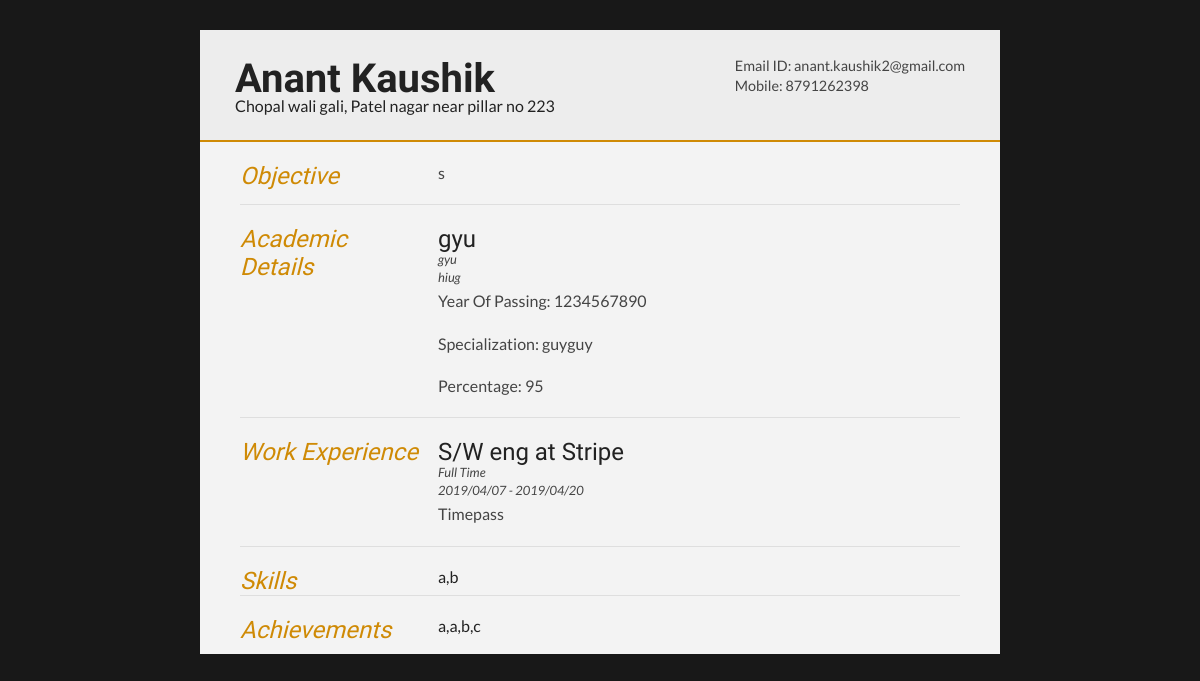
Page /resume (signed in) on the committed database.
### tables this page shows
CREATE TABLE "user" (
	`uid`	INTEGER NOT NULL,
	`uname`	TEXT DEFAULT Null,
	`uemail`	TEXT DEFAULT Null,
	`umobno`	INTEGER DEFAULT Null,
	`uaddress`	TEXT DEFAULT Null,
	`ulinkedin`	TEXT DEFAULT Null,
	`uportfolio`	TEXT DEFAULT Null,
	`uobjective`	TEXT DEFAULT Null,
	`DOB`	TEXT DEFAULT Null,
	`sex`	TEXT DEFAULT Null,
	`nationality`	TEXT DEFAULT Null,
	`fname`	INTEGER,
	PRIMARY KEY(`uid`)
);

CREATE TABLE `academics` (
	`acadid`	INTEGER NOT NULL PRIMARY KEY AUTOINCREMENT UNIQUE,
	`degree`	TEXT NOT NULL,
	`course`	TEXT,
	`year`	INTEGER NOT NULL,
	`uniname`	TEXT NOT NULL,
	`specialization`	TEXT,
	`marksobt`	INTEGER NOT NULL,
	`markstot`	INTEGER NOT NULL,
	`marks`	INTEGER NOT NULL,
	`uid`	INTEGER NOT NULL,
	FOREIGN KEY(`uid`) REFERENCES `user`(`uid`)
);

CREATE TABLE `experience` (
	`expid`	INTEGER NOT NULL PRIMARY KEY AUTOINCREMENT UNIQUE,
	`ename`	TEXT NOT NULL,
	`etype`	TEXT NOT NULL,
	`joindate`	TEXT NOT NULL,
	`enddate`	TEXT NOT NULL,
	`designation`	TEXT NOT NULL,
	`duties`	TEXT NOT NULL,
	`uid`	INTEGER NOT NULL,
	FOREIGN KEY(`uid`) REFERENCES `user`(`uid`)
);

### flask_app.py (the view)
@app.route("/resume")
def resume():
    if 'user' in session:
        def dict_factory(cursor, row):
            d = {}
            for idx, col in enumerate(cursor.description):
                d[col[0]] = row[idx]
            return d
        con = sql.connect("static/resumebuilder.db")
        con.row_factory = dict_factory
        cur = con.cursor()
        cur.execute("select * from user where uid = ?",(session['uid'],))
        details = cur.fetchall()
        cur.execute("select * from academics where uid = ?",(session['uid'],))
        acadDetails = cur.fetchall()
        cur.execute("select * from experience where uid = ?",(session['uid'],))
        we = cur.fetchall()
        cur.execute("select * from ref where uid = ?",(session['uid'],))
        ref = cur.fetchall()
        cur.execute("select * from skills where uid = ?",(session['uid'],))
        skills = cur.fetchall()
        skillsArr = []
        for d in skills:
            skillsArr.append(d['skills'])
        cur.execute("select * from activities where uid = ?",(session['uid'],))
        act = cur.fetchall()
        actArr = []
        for d in act:
            actArr.append(d['activities'])
        cur.execute("select * from achievements where uid = ?",(session['uid'],))
        ach = cur.fetchall()
        achArr = []
        for d in ach:
            achArr.append(d['achievements'])
        cur.execute("select * from hobbies where uid = ?",(session['uid'],))
        hob = cur.fetchall()
        hobArr = []
        for d in hob:
            hobArr.append(d['hobbies'])
        return render_template("resume.html",userDetails = details, acadDetails = acadDetails,we = we, skills = ",".join(skillsArr), act = ",".join(actArr),ach = ",".join(achArr),hob = ",".join(hobArr),ref = ref)
    return redirect("/")

### templates/resume.html (shortened to what this page needs)
<!DOCTYPE html>
<html>
<head>
<link type="text/css" rel="stylesheet" href="static/style1.css">
</head>
<body id="top">
<div id="cv" class="instaFade">
	<div class="mainDetails">
		<div id="name">
			<h1 class="quickFade delayTwo">{{userDetails[0]['uname']}}</h1>
			<h5 class="quickFade delayThree">{{userDetails[0]['uaddress']}}</h5>
		</div>
		<div id="contactDetails" class="quickFade delayFour">
			<ul>
				<li>Email ID: <a href="mailto:{{userDetails[0]['uemail']}}" target="_blank">{{userDetails[0]['uemail']}}</a></li>
				<li>Mobile: {{userDetails[0]['umobno']}}</li>
			</ul>
		</div>
	</div>
	<div id="mainArea" class="quickFade delayFive">
		<section>
			<article>
				<div class="sectionTitle">
					<h1>Objective</h1>
				</div>
				<div class="sectionContent">
					<p>{{userDetails[0]['uobjective']}}</p>
				</div>
			</article>
		</section>
		<section>
			<div class="sectionTitle">
				<h1>Academic Details</h1>
			</div>
			<div class="sectionContent">
				{% for d in acadDetails %}
				<article>
					<h2>{{d['uniname']}}</h2>
					<p class="subDetails">{{d['uniname']}}<br>{{d['course']}}</p>
					<p>Year Of Passing: {{d['year']}}</p>
					<p>Specialization: {{d['specialization']}}</p>
					<p>Percentage: {{d['marks']}}</p>
				</article>
				{% endfor %}
				</div>
		</section>
		<section>
			<div class="sectionTitle">
				<h1>Work Experience</h1>
			</div>
			<div class="sectionContent">
				{% for d in we %}
				<article>
					<h2>{{d['designation']}} at {{d['ename']}}</h2>
					<p class="subDetails">{{d['etype']}}<br>{{"/".join(d['joindate'].split("-"))}} - {{"/".join(d['enddate'].split("-"))}}</p>
					<p>{{d['duties']}}</p>
				</article>
				{% endfor %}
			</div>
		</section>
		{% if skills %}
		<section>
			<div class="sectionTitle">
				<h1>Skills</h1>
			</div>
			<div class="sectionContent">
				{{skills}}
			</div>
		</section>
		{% endif %}
		{% if ach %}
		<section>
			<div class="sectionTitle">
				<h1>Achievements</h1>
			</div>
			<div class="sectionContent">
				{{ach}}
			</div>
		</section>
		{% endif %}
	</div>
</div>
</body>
</html>

### static/style1.css (style rules this page uses)
html,body,div,span,object,iframe,h1,h2,h3,h4,h5,h6,p,blockquote,pre,abbr,address,cite,code,del,dfn,em,img,ins,kbd,q,samp,small,strong,sub,sup,var,b,i,dl,dt,dd,ol,ul,li,fieldset,form,label,legend,table,caption,tbody,tfoot,thead,tr,th,td,article,aside,canvas,details,figcaption,figure,footer,header,hgroup,menu,nav,section,summary,time,mark,audio,video { border:0; font:inherit; font-size:100%; margin:0; padding:0; vertical-align:baseline; }
article,aside,details,figcaption,figure,footer,header,hgroup,menu,nav,section { display:block; }
html, body { background: #181818; font-family: 'Lato', helvetica, arial, sans-serif; font-size: 16px; color: #222; }
p { font-size: 1em; line-height: 1.4em; margin-bottom: 20px; color: #444; }
#cv { width: 90%; max-width: 800px; background: #f3f3f3; margin: 30px auto; }
.mainDetails { padding: 25px 35px; border-bottom: 2px solid #cf8a05; background: #ededed; }
#name h1 { font-size: 2.5em; font-weight: 700; font-family: 'Rokkitt', Helvetica, Arial, sans-serif; margin-bottom: -6px; }
#mainArea { padding: 0 40px; }
#name { float: left; }
#contactDetails { float: right; }
#contactDetails ul { list-style-type: none; font-size: 0.9em; margin-top: 2px; }
#contactDetails ul li { margin-bottom: 3px; color: #444; }
#contactDetails ul li a, a[href^=tel] { color: #444; text-decoration: none; -webkit-transition: all .3s ease-in; -moz-transition: all .3s ease-in; -o-transition: all .3s ease-in; -ms-transition: all .3s ease-in; transition: all .3s ease-in; }
section { border-top: 1px solid #dedede; padding: 20px 0 0; }
section:first-child { border-top: 0; }
section:last-child { padding: 20px 0 10px; }
.sectionTitle { float: left; width: 25%; }
.sectionContent { float: right; width: 72.5%; }
.sectionTitle h1 { font-family: 'Rokkitt', Helvetica, Arial, sans-serif; font-style: italic; font-size: 1.5em; color: #cf8a05; }
.sectionContent h2 { font-family: 'Rokkitt', Helvetica, Arial, sans-serif; font-size: 1.5em; margin-bottom: -2px; }
.subDetails { font-size: 0.8em; font-style: italic; margin-bottom: 3px; }
.instaFade { -webkit-animation-name: reset, fade-in; -webkit-animation-duration: 1.5s; -webkit-animation-timing-function: ease-in; -moz-animation-name: reset, fade-in; -moz-animation-duration: 1.5s; -moz-animation-timing-function: ease-in; animation-name: reset, fade-in; animation-duration: 1.5s; animation-timing-function: ease-in; }
.quickFade { -webkit-animation-name: reset, fade-in; -webkit-animation-duration: 2.5s; -webkit-animation-timing-function: ease-in; -moz-animation-name: reset, fade-in; -moz-animation-duration: 2.5s; -moz-animation-timing-function: ease-in; animation-name: reset, fade-in; animation-duration: 2.5s; animation-timing-function: ease-in; }
.delayTwo { -webkit-animation-delay: 0, 1s; -moz-animation-delay: 0, 1s; animation-delay: 0, 1s; }
.delayThree { -webkit-animation-delay: 0, 1.5s; -moz-animation-delay: 0, 1.5s; animation-delay: 0, 1.5s; }
.delayFour { -webkit-animation-delay: 0, 2s; -moz-animation-delay: 0, 2s; animation-delay: 0, 2s; }
.delayFive { -webkit-animation-delay: 0, 2.5s; -moz-animation-delay: 0, 2.5s; animation-delay: 0, 2.5s; }

### rows in the picture
user: uname "Anant Kaushik", uaddress "Chopal wali gali, Patel nagar near pillar no 223", uemail "anant.kaushik2@gmail.com", umobno "8791262398", uobjective "s"
academics: uniname "gyu", course "hiug", year "1234567890", specialization "guyguy", marks "95"
experience: designation "S/W eng", ename "Stripe", etype "Full Time", joindate "2019/04/07", enddate "2019/04/20", duties "Timepass"

### other values in the picture
{{ skills }} "a,b"
{{ ach }} "a,a,b,c"
